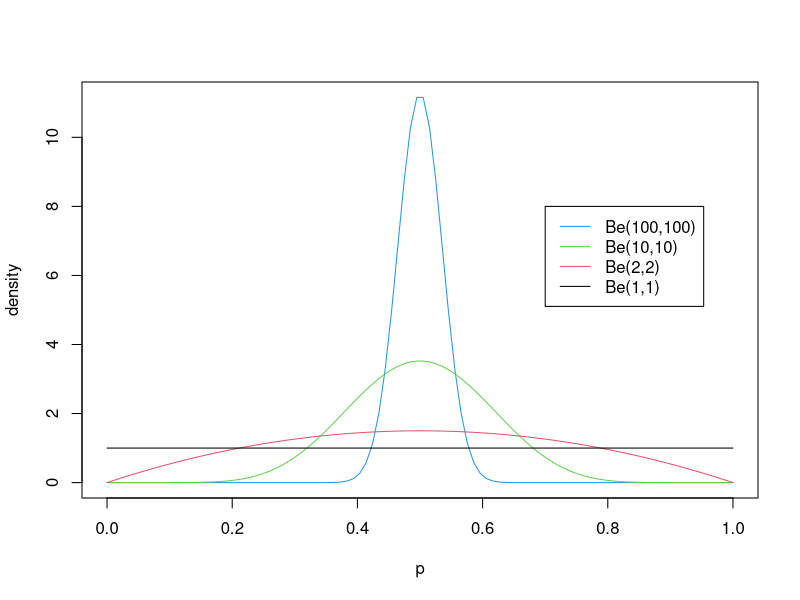
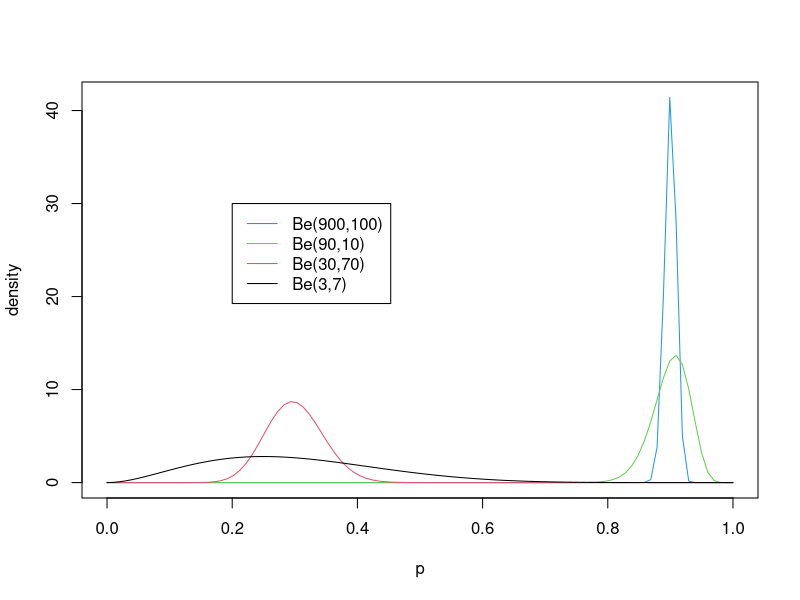
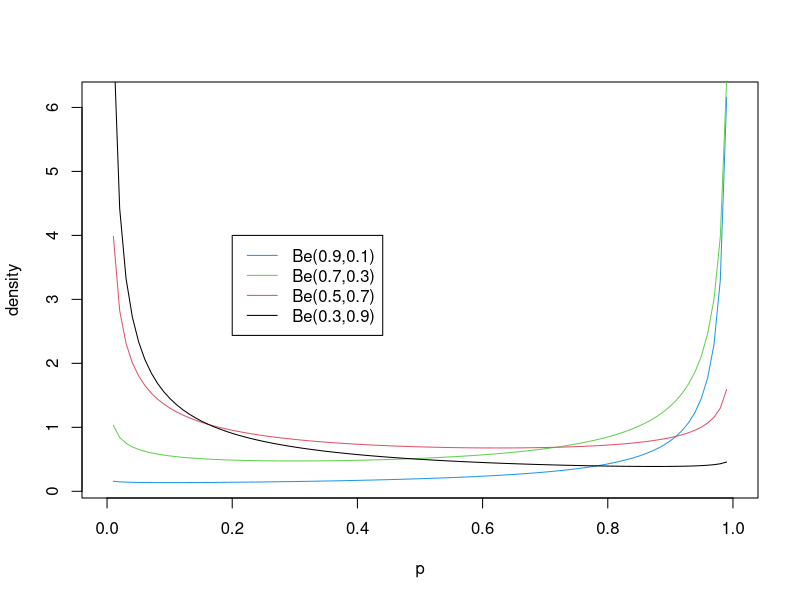
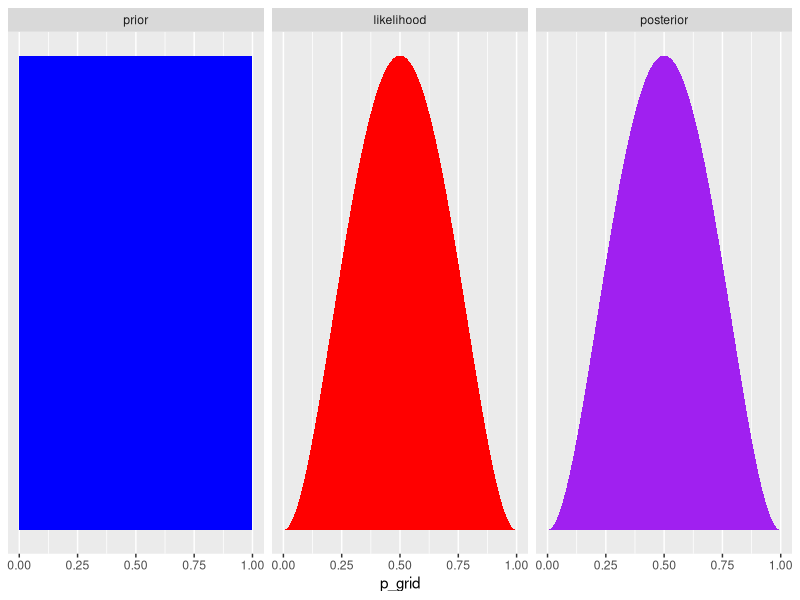
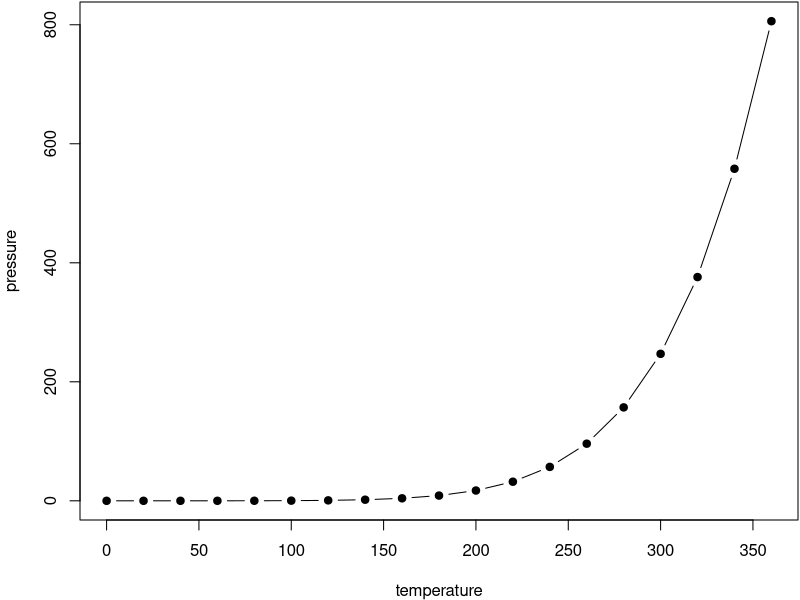

The R script that drew these images, in order:
## ---- chunk 1
library(tidyverse)
## ---- chunk 2
p = seq(0,1,length.out = 100)
plot(p,dbeta(p,100,100),ylab = "density", type="l", col=4)
lines(p,dbeta(p,10,10), type = "l", col=3)
lines(p,dbeta(p,2,2), type = "l", col=2)
lines(p,dbeta(p,1,1), type = "l", col=1)
legend(0.7,8, c("Be(100,100)","Be(10,10)","Be(2,2)", "Be(1,1)"),col=c(4,3,2,1), lty = c(1,1,1,1) )

## ---- chunk 3
p = seq(0,1, length=100)
plot(p, dbeta(p, 900, 100), ylab="density", type ="l", col=4)
lines(p, dbeta(p, 90, 10), type ="l", col=3)
lines(p, dbeta(p, 30, 70), col=2) 
lines(p, dbeta(p, 3, 7), col=1) 
legend(0.2,30, c("Be(900,100)","Be(90,10)","Be(30,70)", "Be(3,7)"),lty=c(1,1,1,1),col=c(4,3,2,1))
## ---- chunk 4
p = seq(0,1, length=100)
plot(p, dbeta(p, 0.9, 0.1), ylab="density", type ="l", col=4)
lines(p, dbeta(p, 0.7, 0.3), type ="l", col=3)
lines(p, dbeta(p, 0.5, 0.7), col=2) 
lines(p, dbeta(p, 0.3, 0.9), col=1) 
legend(0.2,4, c("Be(0.9,0.1)","Be(0.7,0.3)","Be(0.5,0.7)", "Be(0.3,0.9)"), col=c(4,3,2,1), lty=c(1,1,1,1))
## ---- chunk 5

N <- 1000
alpha <- 1
beta <- 1
nsuccess <- 2
n_trials <- 4

data_1_1 <- tibble(p_grid = seq(from=0, to =1, length.out = N)) %>% 
  mutate(prior=dbeta(p_grid,alpha,beta)) %>% 
  mutate(likelihood = dbinom(nsuccess, size = n_trials, prob = p_grid)) %>% 
  mutate(posterior = (likelihood * prior) / sum(likelihood * prior))
## ---- chunk 6

data_1_1 %>% 
  gather(key, value, -p_grid) %>%  
  # this line allows us to dictate the order the panels will appear in
  mutate(key = factor(key, levels = c("prior", "likelihood", "posterior"))) %>% 
  ggplot(aes(x = p_grid, ymin = 0, ymax = value, fill = key)) +
  geom_ribbon() +
  scale_fill_manual(values = c("blue", "red", "purple")) +
  scale_y_continuous(NULL, breaks = NULL) +
  theme(legend.position = "none") +
  facet_wrap(~key, scales = "free")
## ---- chunk 7
par(mar = c(4, 4, .1, .1))
plot(pressure, type = 'b', pch = 19)
## ---- chunk 8
knitr::kable(
  head(iris, 20), caption = 'Here is a nice table!',
  booktabs = TRUE
)
